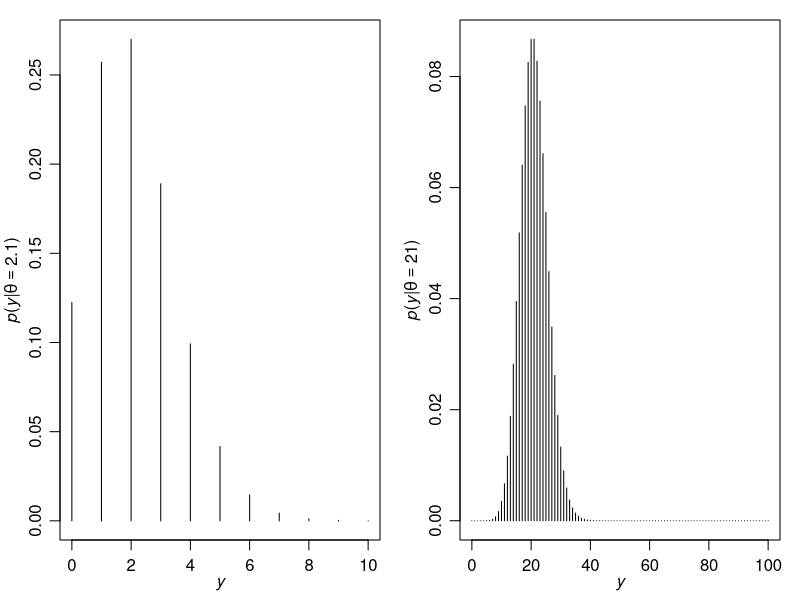
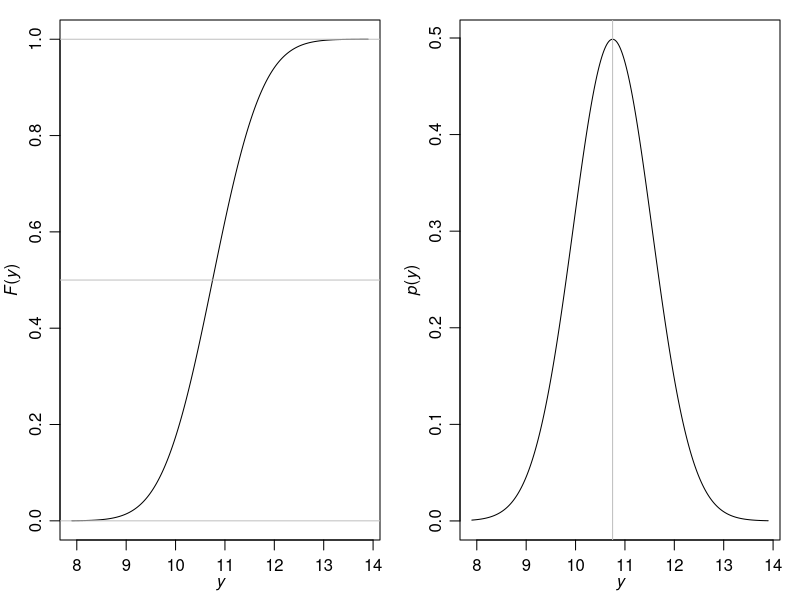
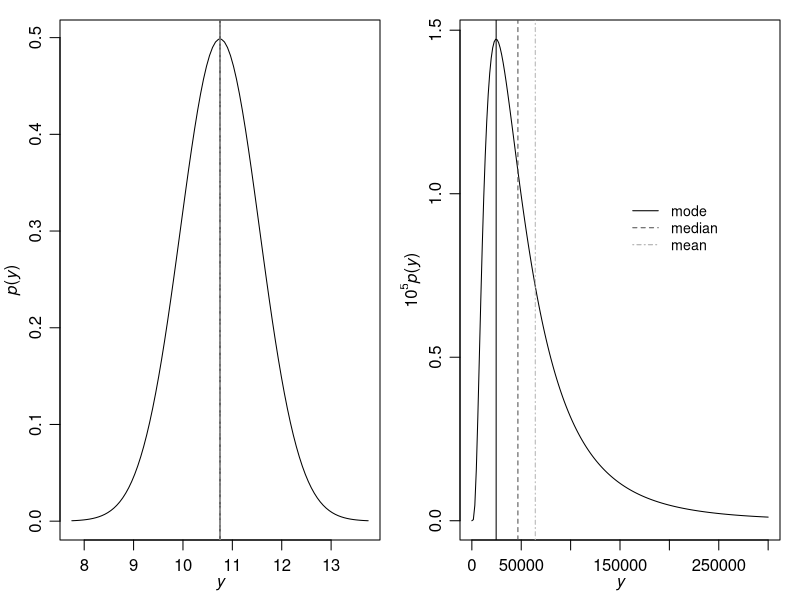

Source code (R) for these figures, in order:
#### Fig 2.1 
pdf("fig2_1.pdf",family="Times",height=3.5,width=7)
par(mar=c(3,3,1,1),mgp=c(1.75,.75,0))
par(mfrow=c(1,2))

x<-0:10
plot(x,dpois(x,2.1), type="h",lwd=1, xlab=expression(italic(y)),ylab=
#    expression(paste(italic("p(y"),"|",theta==2.1,")")) )
  expression(paste(italic("p"),"(",italic("y"),"|",theta==2.1,")")) )

x<-0:100
plot(x,dpois(x,21), type="h",lwd=1, xlab=expression(italic(y)),ylab=
  expression(paste(italic("p"),"(",italic("y"),"|",theta==21,")")) )
dev.off()


#### Fig 2.2
pdf("fig2_2.pdf",height=3.5,width=7,family="Times")

mu<-10.75
sig<- .8

par(mar=c(3,3,1,1),mgp=c(1.75,.75,0))
par(mfrow=c(1,2))

x<- seq(7.9,13.9,length=500)
plot(x,pnorm(x,mu,sig),type="l",ylab=expression(paste(italic("F"),"(",italic("y"),")")),xlab=
    expression(italic(y)),lwd=1)
abline(h=c(0,.5,1),col="gray")
plot(x,dnorm(x,mu,sig),type="l",ylab=expression(paste(italic("p"),"(",italic("y"),")")),
xlab=
  expression(italic(y)),lwd=1)
abline(v=mu,col="gray")
dev.off()


#### Fig 2.3
pdf("fig2_3.pdf",height=3.5,width=7,family="Times")
par(mar=c(3,3,1,1),mgp=c(1.75,.75,0))
x<-seq(7.75,13.75,length=100)
mu<-10.75 ; sig<-.8

par(mfrow=c(1,2))
plot(x, dnorm(x,mu,sig),type="l",xlab=expression(italic(y)),
    ylab= expression(paste(italic("p"),"(",italic("y"),")")) )
abline(v=mu,lty=1,col=gray(0))
abline(v=mu,lty=2,col=gray(.33))
abline(v=mu,lty=4,col=gray(.66))

x<-seq( 0,300000,length=200)
mu<-10.75 ; sig<-.8
plot(x, dlnorm(x,mu,sig)*1e5,type="l", xlab=expression(italic(y)),
    ylab= expression( 10^5*paste(italic("p"),"(",italic("y"),")")) )
abline(v=24600,col=gray(0))
abline( v=qlnorm(.5,mu,sig),col=gray(.3),lty=2)
abline(v=exp(mu+.5*sig^2) , col=gray(.7),lty=4)
legend(150000,1.0,c("mode","median","mean"),
       lty=c(1,2,4),col=gray(c(0,.33,.66)),
       bty="n",cex=.85)

dev.off()

#### Happiness
x<-c(467,667,113,25)
xc<-c(x[1]+x[2],x[3]+x[4])
xc[1]/sum(xc) 


